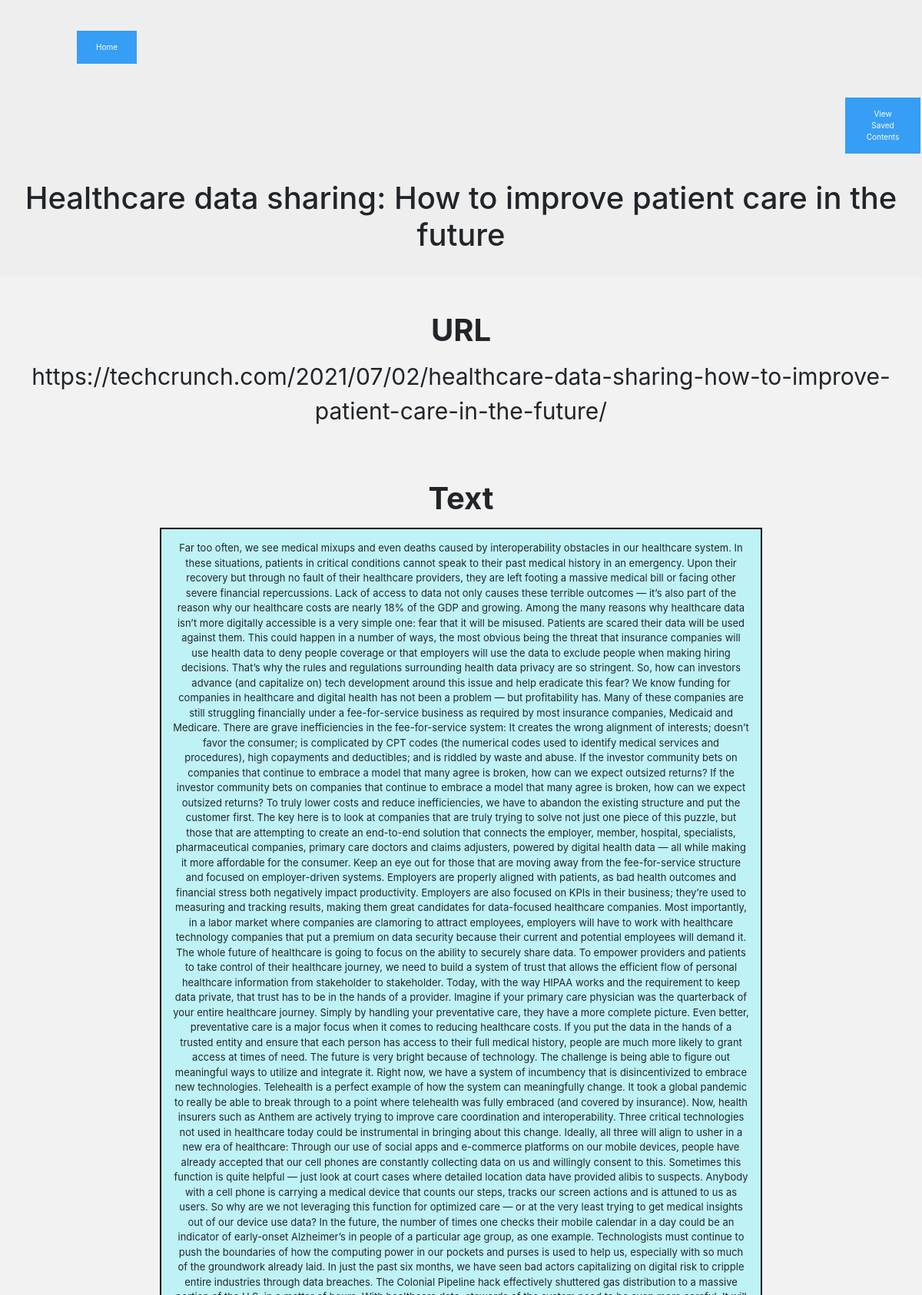
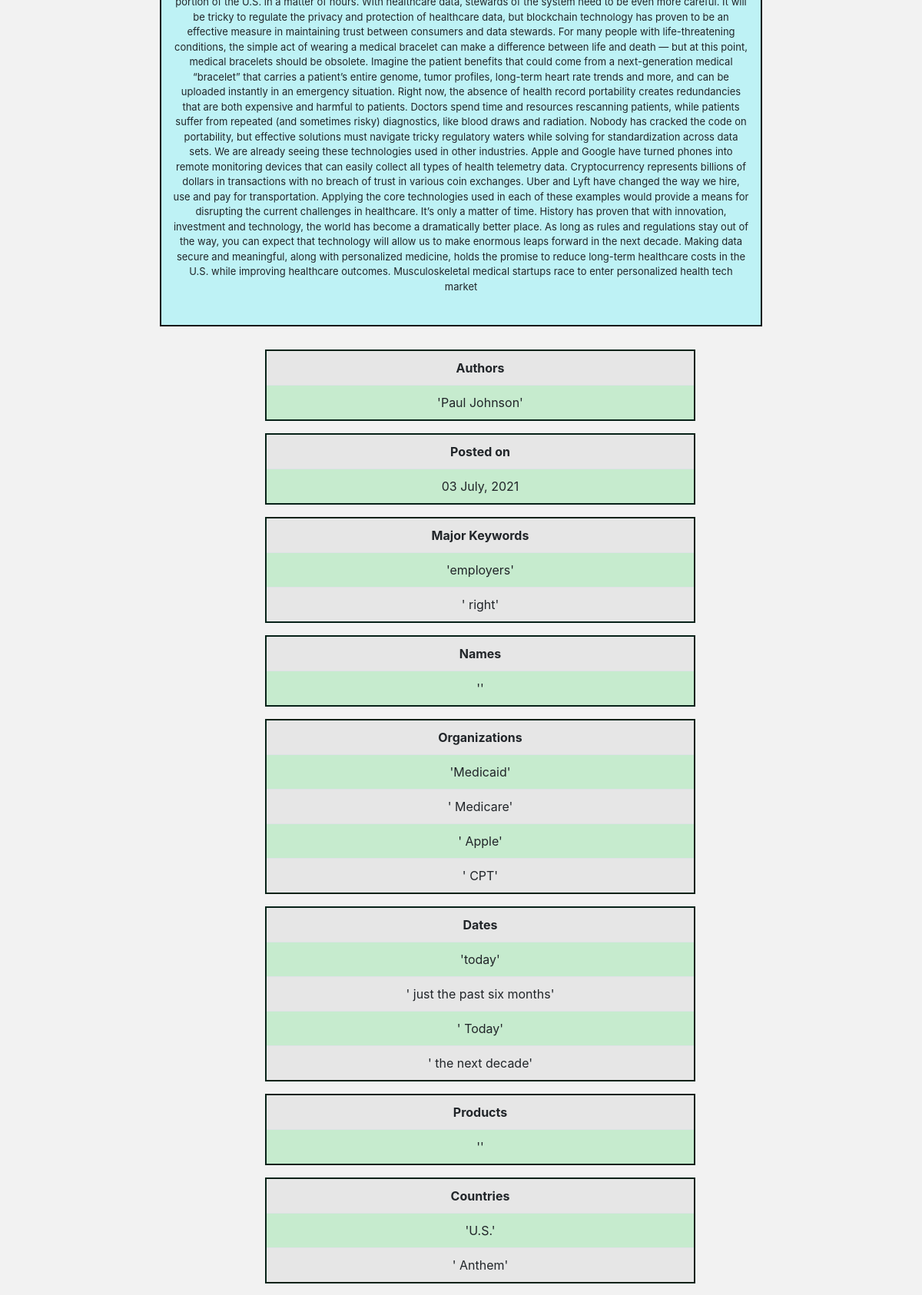
Screenshot of /details/31 (upper part) with the database file from the repository (2 pictures, top to bottom).
### src/models.py (models this page shows, shortened)
class Content(models.Model):
    url = models.CharField(max_length=255)
    title = models.CharField(max_length=255)
    slug = models.SlugField(unique=True, max_length=255)
    text = models.TextField(blank=True)
    author = models.CharField(max_length=255, blank=True)
    posted_on = models.DateTimeField(blank=True)
    keywords = models.CharField(max_length=255, blank=True)
    names = models.CharField(max_length=255, blank=True)
    organization = models.CharField(max_length=255, blank=True)
    dates = models.CharField(max_length=255, blank=True)
    products = models.CharField(max_length=255, blank=True)
    countries = models.CharField(max_length=255, blank=True)
    locations = models.CharField(max_length=255, blank=True)
    money = models.CharField(max_length=255, blank=True)
    percentile = models.CharField(max_length=255, blank=True)
    summary = models.TextField(blank=True)

### src/views.py (the view)
# urls.py: path('details/<int:id>', views.data_detail, name='details'),
def data_detail(request, id):
    data = Content.objects.get(id=id)
    author = format_list_string(data.author)
    date_posted = data.posted_on.strftime("%d %B, %Y")
    keywords = format_list_string(data.keywords)
    names = format_list_string(data.names)
    organizations = format_list_string(data.organization)
    dates = format_list_string(data.dates)
    products = format_list_string(data.products)
    countries = format_list_string(data.countries)
    locations= format_list_string(data.locations)
    money = format_list_string(data.money)
    percentile = format_list_string(data.percentile)
    return render(request, "data-details.html", {"data":data, "author":author,
                    "keywords":keywords, "date_posted":date_posted, "names":names,
                    "organizations":organizations, "dates":dates, "products":products,
                    "countries":countries, "locations":locations, "money":money,
                    "percentile":percentile})

### src/views.py (called while the page is built)
def format_list_string(txt):
  txt = re.sub(r'"', '', txt)
  txt = re.sub(r']', '', txt)
  txt = txt[1:]
  txt_list = txt.split(',')
  return txt_list

### src/templates/data-details.html (shortened to what this page needs)
<html>
    <head>
        <link rel="stylesheet" href="https://stackpath.bootstrapcdn.com/bootstrap/4.5.0/css/bootstrap.min.css">
    </head>
    <body>
        <a style="margin-left: 100px; margin-top: 40px;" class="button" href = "{% url 'index' %}">Home</a>
        <a style="margin-left: 1100px; margin-top: 40px;" class="button" href = "{% url 'data' %}">View Saved Contents</a>
        <h1 align=center style="margin-top: 30px; margin-bottom: 30px;">{{data.title}}</h1>
        <div class="main-body" align=center>
            <label for="title" style="font-size: 40px;"><b>URL</b></label>
                <p style="font-size: 30px;">{{data.url}}</br></br></p>
            <label for="text" style="font-size: 40px;"><b>Text</b></label>
            <div class="para">
                <p style="font-size: 13px; margin-left: 15px; margin-right: 15px; margin-top: 15px;">{{data.text}}</p></br>
            </div>
            <div class="contents">
                <table class="table table-striped table-class" id= "table-id">
                    <tr>
                        <th>Authors</th>
                    </tr>
                    {% for i in author %}
                        <tr>
                            <td>{{i}}</td>
                        </tr>
                    {% endfor %}
                </table>
            <table class="table table-striped table-class" id= "table-id">
                <tr>
                    <th>Posted on</th>
                </tr>
                <tr>
                    <td>{{date_posted}}</td>
                </tr>
            </table>
            <table class="table table-striped table-class" id= "table-id">
                <tr>
                    <th>Major Keywords</th>
                </tr>
                {% for i in keywords %}
                    <tr>
                        <td>{{i}}</td>
                    </tr>
                {% endfor %}
            </table>
            <table class="table table-striped table-class" id= "table-id">
                <tr>
                    <th>Names</th>
                </tr>
                {% for i in names %}
                    <tr>
                        <td>{{i}}</td>
                    </tr>
                {% endfor %}
            </table>
            <table class="table table-striped table-class" id= "table-id">
                <tr>
                    <th>Organizations</th>
                </tr>
                {% for i in organizations %}
                    <tr>
                        <td>{{i}}</td>
                    </tr>
                {% endfor %}
            </table>
            <table class="table table-striped table-class" id= "table-id">
                <tr>
                    <th>Dates</th>
                </tr>
                {% for i in dates %}
                    <tr>
                        <td>{{i}}</td>
                    </tr>
                {% endfor %}
            </table>
            <table class="table table-striped table-class" id= "table-id">
                <tr>
                    <th>Products</th>
                </tr>
                {% for i in products %}
                    <tr>
                        <td>{{i}}</td>
                    </tr>
                {% endfor %}
            </table>
            <table class="table table-striped table-class" id= "table-id">
                <tr>
                    <th>Countries</th>
                </tr>
                {% for i in countries %}
                    <tr>
                        <td>{{i}}</td>
                    </tr>
                {% endfor %}
            </table>
        </div>
        </div>
    </body>
</html>

### src/templates/data-details.html (style rules this page uses)
body { background-color: #eee; }
div.main-body { border-radius: 5px; background-color: #f2f2f2; padding: 40px; }
.button { background-color: #4CAF50; border: none; color: white; padding: 15px 32px; text-align: center; text-decoration: none; display: inline-block; margin: 4px 2px; cursor: pointer; font-size: 10px; }
a:link, a:visited { background-color: #369ef4; color: white; padding: 14px 25px; text-align: center; text-decoration: none; display: inline-block; }
table { border: 2px solid rgb(7, 34, 24); border-radius: 4px; margin-bottom: 30px; }
table th , table td { text-align: center; width: 70%; }
table tr:nth-child(even) { background-color: #c6ebce }
.para { width: 70%; border: 2px solid rgb(17, 16, 16); margin-bottom: 30px; background-color: #BEF2F5; }
.contents { width: 50%; margin-left: 50px; }

### rows the page displays
Content: title "Healthcare data sharing: How to improve patient care in the future", url "https://techcrunch.com/2021/07/02/healthcare-data-sharing-how-to-improve-patient-care-in-the-future/", text "Far too often, we see medical mixups and even deaths caused by interoperability obstacles in our healthcare system. In these situations, patients in critical conditions cannot speak to their past medical history in an emergency. Upon their recovery but through no fault of their healthcare providers, they are left footing a massive medical bill or facing other severe financial repercussions. Lack of access to data not only causes these terrible outcomes — it’s also part of the reason why our healthcare costs are nearly 18% of the GDP and growing. Among the many reasons why healthcare data isn’t more digitally accessible is a very simple one: fear that it will be misused. Patients are scared…"

### other values shown
{{ i }} "'Paul Johnson'"
{{ date_posted }} "03 July, 2021"
{{ i }} "'employers'" "' right'"
{{ i }} "''"
{{ i }} "'Medicaid'" "' Medicare'" "' Apple'" "' CPT'"
{{ i }} "'today'" "' just the past six months'" "' Today'" "' the next decade'"
{{ i }} "'U.S.'" "' Anthem'"
